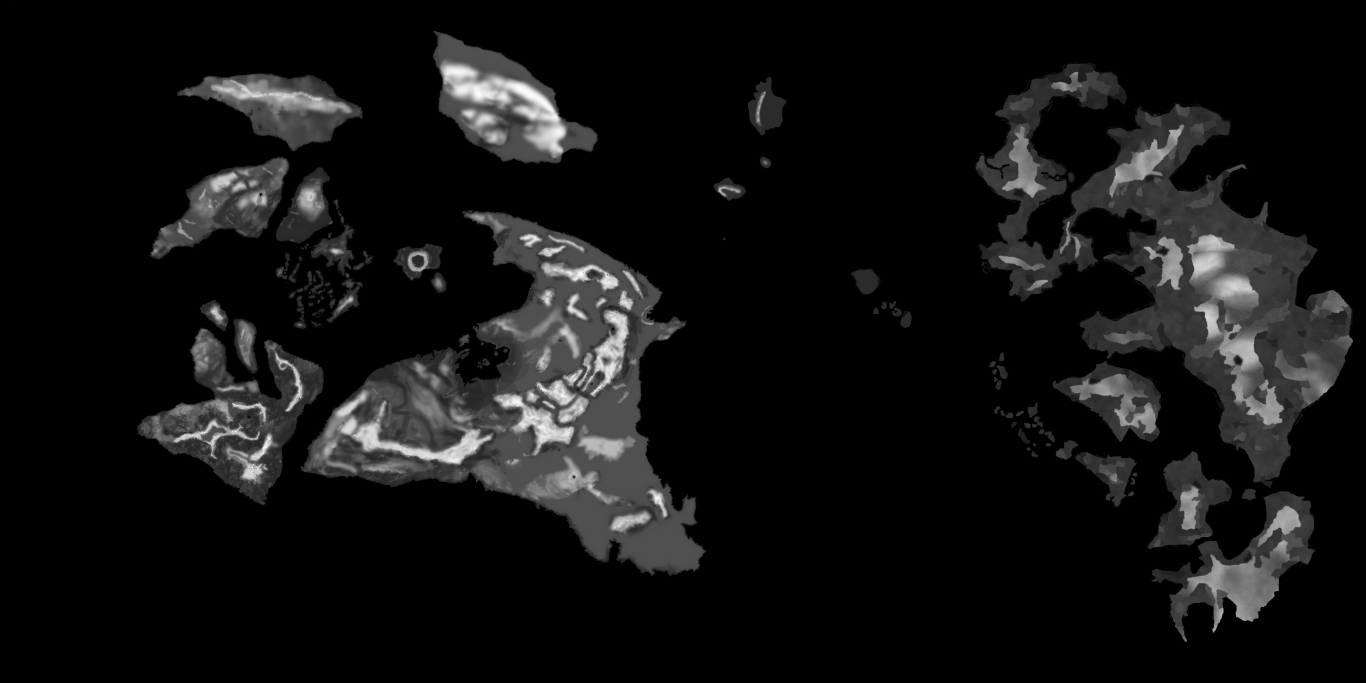
#> input picture map_data/heightmap.png, 8192 x 4096 px (shown at 1/6 size)
$ python polish_new_world_heightmap.py
#> lines starting #> are read from the running program, lines starting #| are printed output that depends on the picture; after the words box and inside, x2 and y2 are one past the last pixel; in counts of white or black regions, pixels touching at a corner belong together
#!/usr/bin/env python3
"""Polish pass for the New World heightmap.

Fixes the generated-terrain artifacts visible in hillshade renders:

1. De-terrace: gaussian smoothing removes the quantized "contour ring"
   stair-steps that cover the generated relief.
2. Mid-scale relief: adds gentle multi-octave noise (amplitude scaled by
   elevation) so the east matches the western continent's roughness instead
   of reading as smooth plastic.
3. River burn: lowers terrain slightly under and beside river pixels so the
   copied western rivers sit in shallow valleys instead of climbing ridges.
4. Protection: coastlines (blend ramp), lake basins (kept below waterline),
   and sea floor are preserved.

Run repack_packed_heightmap.py --apply afterwards or the game won't see it.
"""

from __future__ import annotations

import argparse
from pathlib import Path

import numpy as np
from PIL import Image
from scipy import ndimage

Image.MAX_IMAGE_PIXELS = None

ROOT = Path(__file__).resolve().parents[1]
MAP_DATA = ROOT / "map_data"

# New World bounding box (from audit_new_world_map_layers.py, +margin)
X0, X1, Y0, Y1 = 5840, 8134, 368, 3866
WATERLINE = 39
LAKE_IDS = (471, 581, 1103, 1204, 2453, 2835, 4851, 5408)

SMOOTH_SIGMA = 1.6
NOISE_OCTAVES = ((28.0, 3.2), (12.0, 2.2), (5.0, 1.6), (2.2, 1.1))  # (sigma, amplitude)
RIVER_DEPTH = 3.5
RIVER_FALLOFF = 1.2
COAST_RAMP_PX = 8


def lake_mask(shape: tuple[int, int]) -> np.ndarray:
    import csv

    colors = {}
    with open(MAP_DATA / "definition.csv", encoding="utf-8-sig") as handle:
        for row in csv.reader(handle, delimiter=";"):
            if row and row[0].isdigit() and int(row[0]) in LAKE_IDS:
                colors[int(row[0])] = (int(row[1]), int(row[2]), int(row[3]))
    prov = np.array(Image.open(MAP_DATA / "provinces.png").convert("RGB"))[Y0:Y1, X0:X1]
    mask = np.zeros(shape, dtype=bool)
    for rgb in colors.values():
        mask |= (prov[:, :, 0] == rgb[0]) & (prov[:, :, 1] == rgb[1]) & (prov[:, :, 2] == rgb[2])
    return mask


def main() -> int:
    parser = argparse.ArgumentParser(description=__doc__)
    parser.add_argument("--apply", action="store_true", help="Write changes. Omit for a dry run.")
    parser.add_argument("--seed", type=int, default=42)
    args = parser.parse_args()

    hm_img = Image.open(MAP_DATA / "heightmap.png").convert("L")
#> hm_img is the input picture: PIL image 8192x4096 L; min 0, max 255, mean 18.2
    hm = np.array(hm_img, dtype=np.float32)
    sub = hm[Y0:Y1, X0:X1].copy()
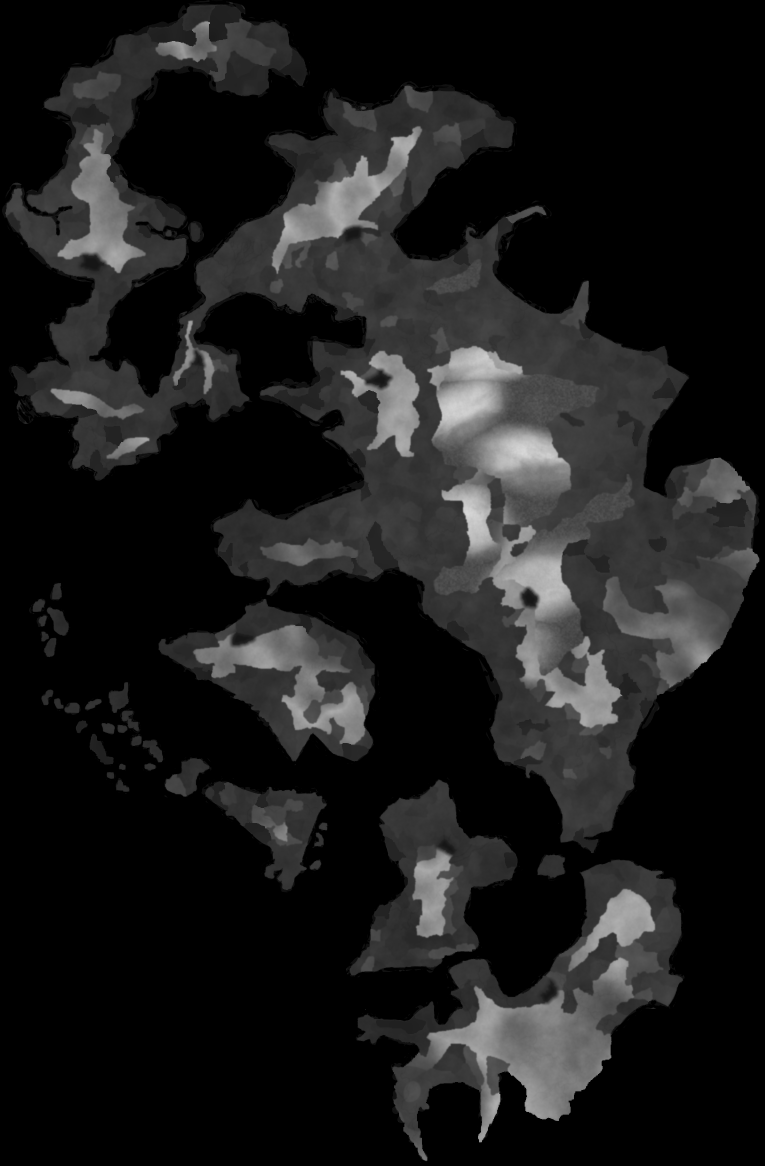
#> sub: shape (3498, 2294) float32 (shown at 1/3 size); min 0, max 217, mean 27.1
    original = sub.copy()

    land = sub >= WATERLINE
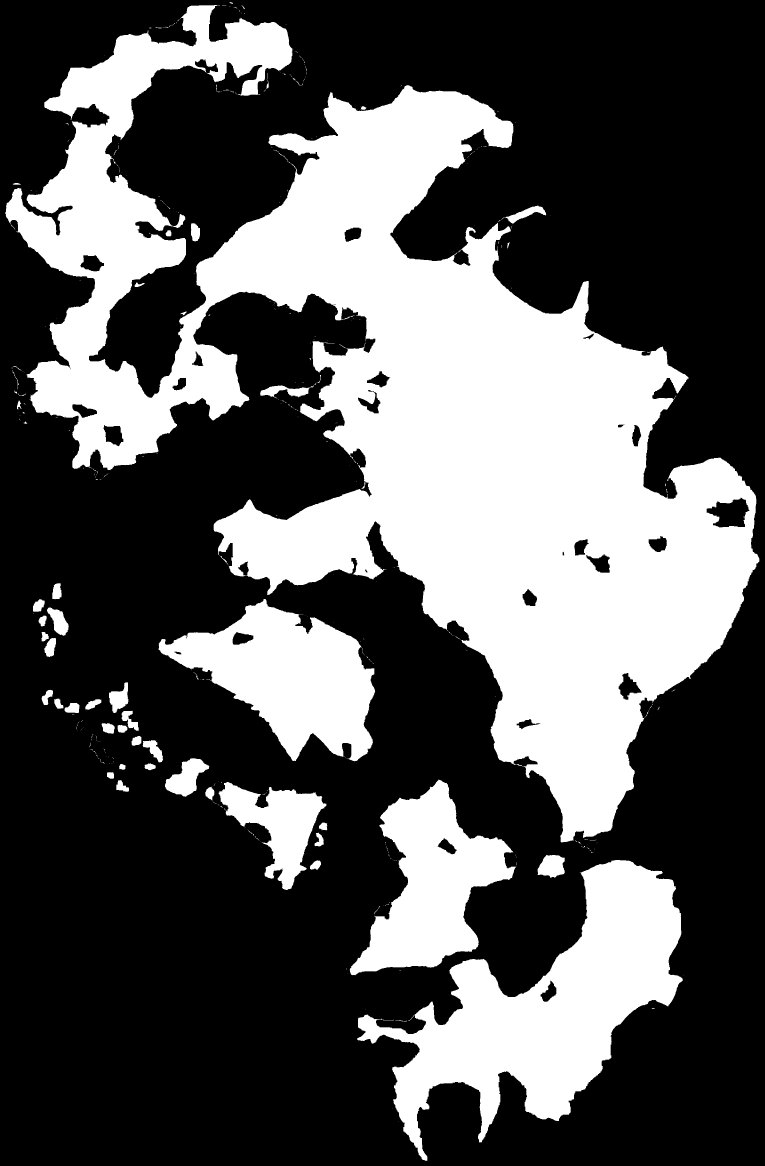
#> land: shape (3498, 2294) bool (shown at 1/3 size); 34.5% white; 485 white regions (418 under 20 px), largest, box (x1, y1, x2, y2) and area: (16, 15, 2278, 2527) 2041708, (1072, 2580, 2049, 3483) 330346, (476, 1797, 1126, 2284) 163636
    lakes = lake_mask(sub.shape)

    # Coast protection ramp: 0 at the waterline, 1 inland.
    d_land = ndimage.distance_transform_edt(land)
    ramp = np.clip(d_land / COAST_RAMP_PX, 0.0, 1.0).astype(np.float32)

    # 1. De-terrace.
    smooth = ndimage.gaussian_filter(sub, sigma=SMOOTH_SIGMA)
    sub = np.where(land, sub + (smooth - sub) * ramp, sub)

    # 2. Mid-scale relief noise, elevation-scaled, land only, away from coast.
    rng = np.random.default_rng(args.seed)
    noise = np.zeros_like(sub)
    for sigma, amp in NOISE_OCTAVES:
        field = ndimage.gaussian_filter(rng.standard_normal(sub.shape).astype(np.float32), sigma)
        field /= max(field.std(), 1e-6)
        noise += field * amp
    elev_scale = np.clip((sub - WATERLINE) / 70.0, 0.45, 1.0)
    sub = np.where(land & ~lakes, sub + noise * elev_scale * ramp, sub)

    # 3. River burn: shallow valleys under river pixels.
    riv = np.array(Image.open(MAP_DATA / "rivers.png").convert("P"))[Y0:Y1, X0:X1]
    river = riv < 16
    if river.any():
        d_riv = ndimage.distance_transform_edt(~river)
        burn = np.clip(RIVER_DEPTH - RIVER_FALLOFF * d_riv, 0.0, None).astype(np.float32)
        burned = sub - burn
        # rivers stay on land: don't burn below waterline+1
        burned = np.maximum(burned, WATERLINE + 1)
        apply_burn = land & ~lakes & (burn > 0)
        sub = np.where(apply_burn, np.minimum(sub, burned), sub)

    # 4. Re-assert lake basins below the waterline.
    sub[lakes] = np.minimum(sub[lakes], WATERLINE - 2)
    # Never let former land drop below the waterline (except lakes).
    sub = np.where(land & ~lakes, np.maximum(sub, WATERLINE + 1), sub)

    out = np.clip(np.rint(sub), 0, 255).astype(np.uint8)
    changed = int((out != original.astype(np.uint8)).sum())
    diff = np.abs(sub - original)
    print(f"changed pixels: {changed}  mean abs delta (land): {diff[land].mean():.2f}  max: {diff.max():.1f}")

    gy, gx = np.gradient(sub)
    rough = np.hypot(gx, gy)[land]
    print(f"east land roughness now: mean={rough.mean():.2f} std={rough.std():.2f} (west ref ~2.7/3.8)")

    if args.apply:
        full = np.array(hm_img, dtype=np.uint8)
        full[Y0:Y1, X0:X1] = out
        Image.fromarray(full, mode="L").save(MAP_DATA / "heightmap.png")
        print("heightmap.png written — now run repack_packed_heightmap.py --apply")
    else:
        print("Dry run only. Re-run with --apply to write changes.")
    return 0


if __name__ == "__main__":
#> (the run stopped early here; a loop or call above may not have finished)
